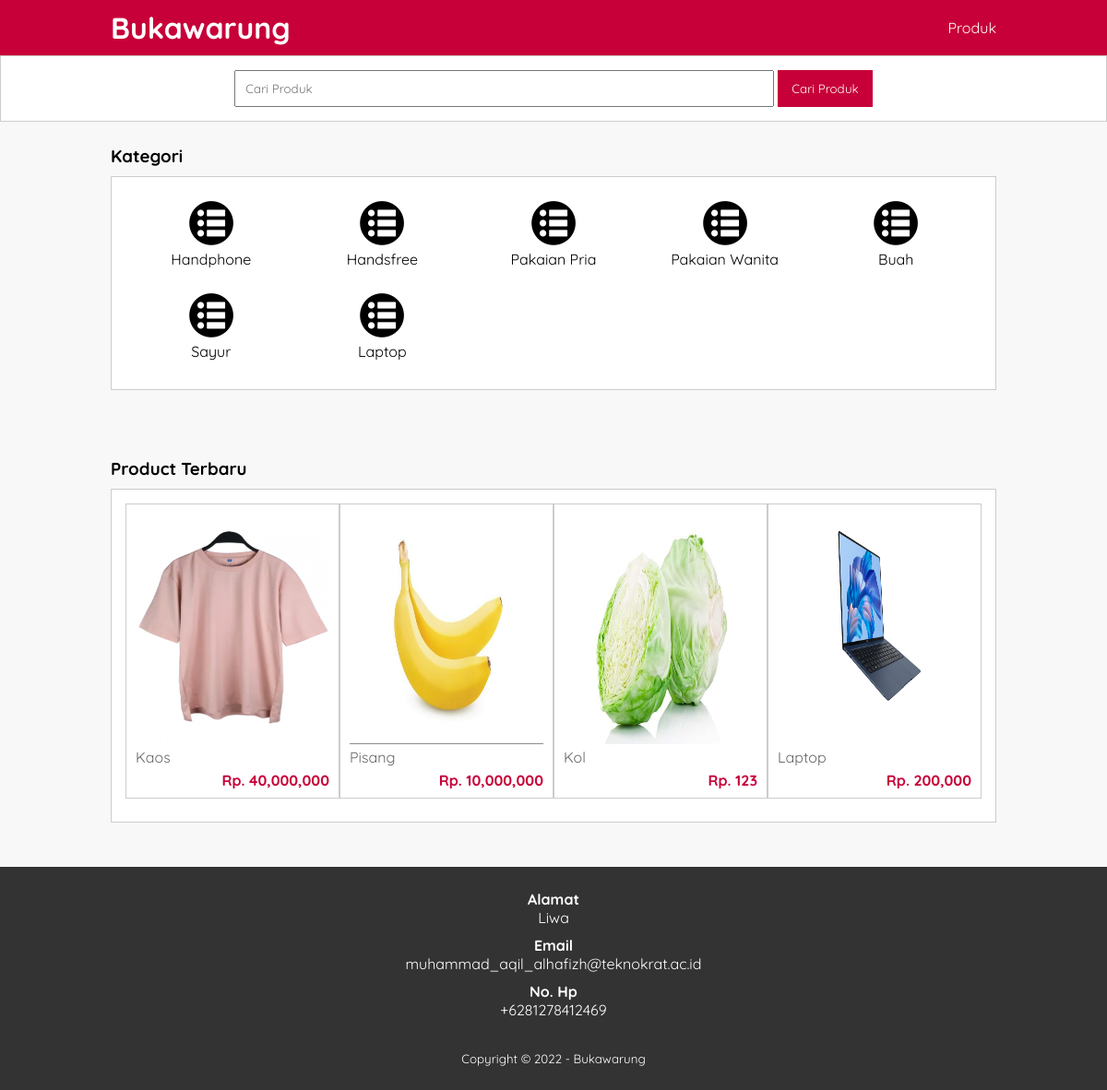
The page / on the database its author committed.
### tables this page shows
CREATE TABLE `tb_kategori` (
  `category_id` int(11) NOT NULL,
  `category_name` varchar(25) NOT NULL
);

CREATE TABLE `tb_product` (
  `product_id` int(11) NOT NULL,
  `category_id` int(11) NOT NULL,
  `product_name` varchar(100) NOT NULL,
  `product_price` int(11) NOT NULL,
  `product_description` text NOT NULL,
  `product_image` varchar(100) NOT NULL,
  `product_status` tinyint(1) NOT NULL,
  `date_created` timestamp NOT NULL DEFAULT current_timestamp()
);

### index.php (the view, shortened to what this page needs)
<?php
    include 'db.php';
    $kontak = mysqli_query($conn, "SELECT admin_telp, admin_email, admin_address FROM tb_Admin WHERE admin_id = 1");
    $a = mysqli_fetch_object($kontak);
?>
<!DOCTYPE html>
<html lang="en">
<head>
    <link rel="stylesheet" type="text/css" href="css/style.css">
</head>
<body>
    <header>
        <div class="container">
            <h1><a href="index.php">Bukawarung</a></h1>
            <ul>
                <li><a href="produk.php">Produk</a></li>
            </ul>
        </div>
    </header>
    <div class="search">
        <div class="container">
            <form action="produk.php">
                <input type="text" name="search" placeholder="Cari Produk">
                <input type="submit" name="cari" value="Cari Produk">
            </form>
        </div>
    </div>
    <div class="section">
        <div class="container">
            <h3>Kategori</h3>
            <div class="box">
                <?php
                $kategori = mysqli_query($conn, "SELECT * FROM tb_kategori ORDER BY category_id DESC");
                if (mysqli_num_rows($kategori) > 0) {
                    while ($k = mysqli_fetch_array($kategori)) {
                ?>
                        <a href="produk.php?kat=<?php echo $k['category_id'] ?>">
                            <div class="col-5">
                                <img src="img/logo-kategori.png" width="50px" style="margin: buttom 5px;">
                                <p><?php echo $k['category_name'] ?></p>
                            </div>
                        </a>
                    <?php }
                } else { ?>
                    <p>Kategori tidak ada</p>
                <?php } ?>
            </div>
        </div>
    </div>
    <div class="section">
        <div class="container">
            <h3>Product Terbaru</h3>
            <div class="box">
                <?php
                $produk = mysqli_query($conn, "SELECT * FROM tb_product WHERE product_status = 1 ORDER BY product_id DESC LIMIT 8");
                if (mysqli_num_rows($produk) > 0) {
                    while ($p = mysqli_fetch_array($produk)) {
                ?>
                    <a href="detail-produk.php?id=<?php echo $p['product_id'] ?>">
                        <div class="col-4">
                            <img width="100px" height="250px" src="produk/<?php echo $p['product_image'] ?>">
                            <p class="nama"><?php echo substr($p['product_name'], 0, 30)  ?></p>
                            <p class="harga">Rp. <?php echo number_format($p['product_price']) ?></p>
                        </div>
                    </a>
                    <?php }
                } else { ?>
                    <p>Produk tidak ada</p>
                <?php } ?>
            </div>
        </div>
    </div>
    <div class="footer">
        <div class="container">
            <h4>Alamat</h4>
            <p><?php echo $a->admin_address ?></p>
            <h4>Email</h4>
            <p><?php echo $a->admin_email ?></p>
            <h4>No. Hp</h4>
            <p><?php echo $a->admin_telp ?></p>
            <small>Copyright &copy; 2022 - Bukawarung</small>
        </div>
    </div>
</body>
</html>

### css/style.css (style rules this page uses)
* { padding: 0; margin: 0; font-family: 'Quicksand', sans-serif; }
body { background-color: #f8f8f8; }
a { color: inherit; text-decoration: none; }
header { background-color: #C70039; color: #fff; }
header h1 { float: left; padding: 10px 0; }
header ul { float: right; }
header ul li { display: inline-block; }
header ul li a { padding: 20px 0 20px 15px ; display: inline-block; }
.container { width: 80%; margin: 0 auto; }
.container::after { content: ''; display: block; clear: both; }
.section { padding: 25px 0; }
.box { background-color: #fff; border: 1px solid #ccc; padding: 15px; box-sizing: border-box; margin: 10px 0 23px 0; }
.box:after { content: ''; display: block; clear: both; }
.search { padding: 15px; background-color: #FFFFFF; border: 1px solid #ccc; text-align: center; }
.search input[type=text] { width: 60%; padding: 10px; }
.search input[type=submit] { padding: 12px 15px; background-color: #C70039; color: #fff; border: none; cursor: pointer; }
.col-5 { width: 20%; height: 100px; text-align: center; float: left; padding: 10px; box-sizing: border-box; }
.col-4 { width: 25%; height: 320px; border: 1px solid #ccc; float: left; padding: 10px; box-sizing: border-box; margin-bottom: 10px; }
.col-4 img { width: 100%; }
.col-4 .nama { color: #666; margin-bottom: 5px; }
.col-4 .harga { font-weight: bold; color: #C70039; float: right; }
.footer { padding: 25px 0; background-color: #333; color: #fff; text-align: center; }
.footer p { margin-bottom: 10px; }
.footer small { margin-top: 25px; display: inline-block; }

### rows shown on the page
tb_kategori: category_name "Handphone"
tb_kategori: category_name "Handsfree"
tb_kategori: category_name "Pakaian Pria"
tb_kategori: category_name "Pakaian Wanita"
tb_kategori: category_name "Buah"
tb_kategori: category_name "Sayur"
tb_kategori: category_name "Laptop"
tb_product: product_image (picture), product_name "Kaos", product_price "40,000,000"
tb_product: product_image (picture), product_name "Pisang", product_price "10,000,000"
tb_product: product_image (picture), product_name "Kol", product_price "123"
tb_product: product_image (picture), product_name "Laptop", product_price "200,000"

### other values the page prints
$a->admin_address "Liwa"
$a->admin_email "muhammad_aqil_alhafizh@teknokrat.ac.id"
$a->admin_telp "+6281278412469"
